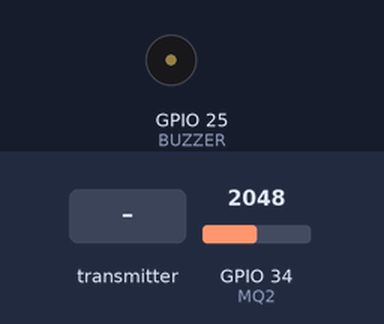
Bench run of a sketch on a simulated ESP32. Shown: buzzer (waves = sounding, pin HIGH). Inputs (shaded band) come from the test bench; at power-on: GPIO 34 (MQ2) = 2048. Random numbers use the default seed unless the sketch sets one; what the sketch prints to the serial monitor is not drawn.

Above: at 6.2 s.
6.3 s: GPIO 34 (MQ2) set to 2586
9.3 s: GPIO 34 (MQ2) set to 2686
At 10.6 s:
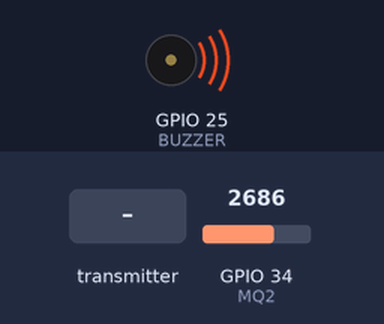
11.3 s: the transmitter starts sending messageID = 1
At 11.7 s:
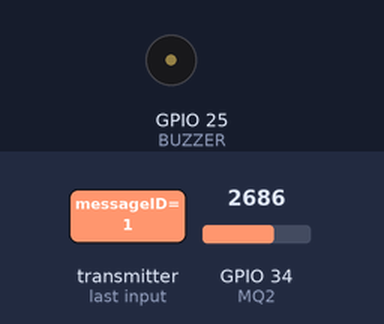
Timing chart, 0 to 14.3 s (numbered marks = the images above; inputs shaded):
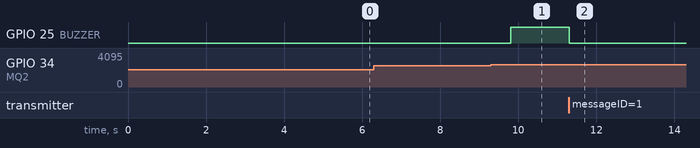

The sketch:

node3.ino
```cpp
// ============================================================
//  NODE C — Fire Alarm Mesh Node (Relay)
// ============================================================

#include <WiFi.h>
#include <esp_now.h>

// ── Pin Definitions ──────────────────────────────────────────
#define MQ2    34
#define BUZZER 25

// ── ESP-NOW Broadcast MAC ────────────────────────────────────
uint8_t broadcastMAC[] = {0xFF, 0xFF, 0xFF, 0xFF, 0xFF, 0xFF};

// ── Node Identity ────────────────────────────────────────────
#define NODE_ID "NODE_C"

// ── Message Struct ───────────────────────────────────────────
typedef struct FireMessage {
  char     nodeID[8];
  uint32_t messageID;
  uint8_t  hopCount;
  bool     isFire;
  uint16_t smokeLevel;
} FireMessage;

// ── Broadcast Storm Prevention ───────────────────────────────
#define SEEN_ID_BUFFER 10
uint32_t seenIDs[SEEN_ID_BUFFER];
uint8_t  seenIndex = 0;

bool alreadySeen(uint32_t id) {
  for (int i = 0; i < SEEN_ID_BUFFER; i++)
    if (seenIDs[i] == id) return true;
  return false;
}

void markSeen(uint32_t id) {
  seenIDs[seenIndex] = id;
  seenIndex = (seenIndex + 1) % SEEN_ID_BUFFER;
}

// ── State ────────────────────────────────────────────────────
bool     fireState    = false;
float    emaValue     = 0.0;
float    baseline     = 0.0;
const float EMA_ALPHA = 0.2;
const float FIRE_PCT  = 0.25; // Bumped slightly to prevent warm-up false alarms
unsigned long lastReadTime = 0; // For non-blocking timer

// ── Helper ───────────────────────────────────────────────────
uint32_t newMessageID() {
  return (uint32_t)esp_random();
}

// ── ESP-NOW Receive Callback ─────────────────────────────────
void onReceive(const esp_now_recv_info *info, const uint8_t *data, int len) {
  if (len != sizeof(FireMessage)) return;

  FireMessage msg;
  memcpy(&msg, data, sizeof(msg));

  if (alreadySeen(msg.messageID)) return;
  markSeen(msg.messageID);

  Serial.printf("[NodeC] From %s | ID:%u | Fire:%d | Hops:%d\n",
                msg.nodeID, msg.messageID, msg.isFire, msg.hopCount);

  // Actuate buzzer, but DO NOT change fireState here
  if (msg.isFire) {
    digitalWrite(BUZZER, HIGH);
  } else {
    digitalWrite(BUZZER, LOW);
  }

  // Relay forward
  if (msg.hopCount > 0) {
    msg.hopCount--;
    esp_now_send(broadcastMAC, (uint8_t *)&msg, sizeof(msg));
  }
}

// ── ESP-NOW Send Callback (FIXED v3 Signature) ───────────────
void onSent(const esp_now_send_info_t *info, esp_now_send_status_t status) {
  Serial.printf("[NodeC] Send status: %s\n",
                status == ESP_NOW_SEND_SUCCESS ? "OK" : "FAIL");
}

// ── Calibration ──────────────────────────────────────────────
void calibrateBaseline() {
  Serial.println("[NodeC] Calibrating Baseline...");
  long sum = 0;
  for (int i = 0; i < 50; i++) {
    sum += analogRead(MQ2);
    delay(100);
  }
  baseline = sum / 50.0;
  emaValue = baseline;
  Serial.printf("[NodeC] Baseline set: %.1f\n", baseline);
}

// ── Setup ────────────────────────────────────────────────────
void setup() {
  Serial.begin(115200);
  pinMode(BUZZER, OUTPUT);
  digitalWrite(BUZZER, LOW);

  WiFi.mode(WIFI_STA);
  WiFi.disconnect();

  calibrateBaseline();

  if (esp_now_init() != ESP_OK) {
    Serial.println("ESP-NOW init failed");
    return;
  }

  esp_now_register_recv_cb(onReceive);
  esp_now_register_send_cb(onSent);

  esp_now_peer_info_t peer = {};
  memcpy(peer.peer_addr, broadcastMAC, 6);
  peer.channel = 0;
  peer.encrypt = false;
  esp_now_add_peer(&peer);

  Serial.println("[NodeC] Ready");
}

// ── Loop ─────────────────────────────────────────────────────
void loop() {
  // Non-blocking timer for sensor reads (every 300ms)
  if (millis() - lastReadTime >= 300) {
    lastReadTime = millis();

    int raw = analogRead(MQ2);
    emaValue = EMA_ALPHA * raw + (1 - EMA_ALPHA) * emaValue;
    float threshold = baseline * (1 + FIRE_PCT);

    // 🔥 FIRE DETECTED
    if (emaValue > threshold && !fireState) {
      fireState = true;
      digitalWrite(BUZZER, HIGH);

      FireMessage msg;
      strcpy(msg.nodeID, NODE_ID);
      msg.messageID = newMessageID();
      msg.hopCount = 3;
      msg.isFire = true;
      msg.smokeLevel = emaValue;

      markSeen(msg.messageID);

      // Triple-send to guarantee delivery
      for (int i = 0; i < 3; i++) {
        esp_now_send(broadcastMAC, (uint8_t *)&msg, sizeof(msg));
        delay(20);
      }

      Serial.println("🔥 FIRE SENT");
    }

    // ✅ SAFE DETECTED (Resets the alarm)
    else if (emaValue <= threshold && fireState) {
      fireState = false;
      digitalWrite(BUZZER, LOW);

      FireMessage msg;
      strcpy(msg.nodeID, NODE_ID);
      msg.messageID = newMessageID();
      msg.hopCount = 3;
      msg.isFire = false;
      msg.smokeLevel = emaValue;

      markSeen(msg.messageID);

      esp_now_send(broadcastMAC, (uint8_t *)&msg, sizeof(msg));

      Serial.println("✅ SAFE SENT");
    }
  }
}
```

Measured:
- the behaviour switches between 2621 and 2622 on GPIO 34 (MQ2) (found by bisection; images 0 and 1)
- after the input at 6.3 s, every drawn part: stays the same
- after the input at 11.3 s, GPIO 25 (BUZZER): HIGH → LOW at once
